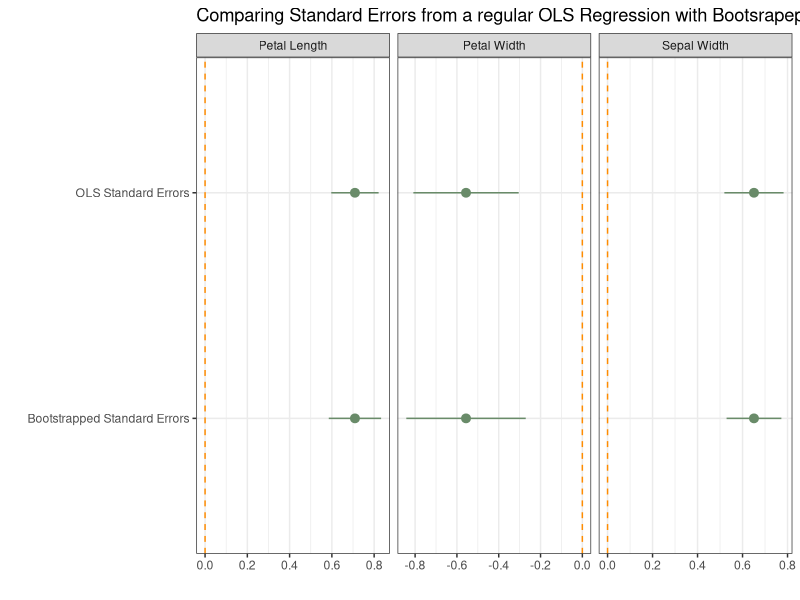

Reproduce this figure in R.
## ---- chunk 1
library(knitr)
knitr::opts_chunk$set(message = FALSE, warning = FALSE)
## ---- chunk 2
set.seed(4231)
## ---- chunk 3
library(dplyr)    
library(magrittr) 
library(purrr)
library(modelr)
library(ggplot2)
library(kableExtra)
## ---- chunk 4
head(iris) %>% 
  kable("html") %>% 
    kable_styling(bootstrap_options = c("striped", "hover", "condensed"), full_width = F)
## ---- chunk 5
m1 <- lm(Sepal.Length ~ Petal.Length + Petal.Width + Sepal.Width, data = iris)
summary(m1)
## ---- chunk 6
boot_iris <- iris %>% 
  bootstrap(10000)
## ---- chunk 7
boot_iris %>% 
    mutate(lm = map(strap, ~lm(Sepal.Length ~ Petal.Length + Petal.Width + Sepal.Width, data = .)),
           tidy = map(lm, broom::tidy)) -> boot_iris
## ---- chunk 8
boot_iris %>%
  pull(tidy) %>%
  map2_df(., seq(1, 10000), ~mutate(.x, resample = .y)) -> tidy_boot_iris

head(tidy_boot_iris)
## ---- chunk 9
tidy_boot_iris %>%
  # the term is the different species of flower
  group_by(term) %>%
  # summarise the bootstrapped standard error (standard deviation of the coefficients of the model parameters)
  summarise(boot_se = sd(estimate)) -> boot_se_m1

boot_se_m1
## ---- chunk 10
broom::tidy(m1) %>% select(std.error) %>% 
  cbind(boot_se_m1) %>% 
  select(-term) %>% 
  kable("html", col.names = c("OLS Standard Errors", "Bootstrapped Standard Errors")) %>%
  kable_styling(bootstrap_options = c("striped", "hover", "condensed"), full_width = F)
## ---- chunk 11
broom::tidy(m1) %>%
  mutate(category = "OLS Standard Errors") %>%
  bind_rows(., broom::tidy(m1) %>% select(-std.error) %>% left_join(., boot_se_m1 %>% rename(std.error = boot_se))) %>%
  mutate(category = ifelse(is.na(category), "Bootstrapped Standard Errors", category),
         tstat = estimate/std.error,
         pval = 1.975*pt(-abs(tstat),df=45), 
         lwr = estimate - 1.975*std.error,
         upr = estimate + 1.975*std.error) %>%
  filter(term != "(Intercept)") %>% 
  mutate(term = forcats::fct_recode(term,
                                    "Petal Length" = "Petal.Length",
                                    "Petal Width" = "Petal.Width",
                                    "Sepal Width" = "Sepal.Width")) %>%
  ggplot(.,aes(category, estimate, ymin = lwr, ymax = upr)) + 
  geom_pointrange(position = position_dodge(width = 1), colour = "darkseagreen4") +
  geom_hline(yintercept = 0, linetype = "dashed", colour = "darkorange") +
  labs(x = " ", y = " ",
       title = "Comparing Standard Errors from a regular OLS Regression with Bootsrapepd Standard Errors") +
  theme_bw() +
  facet_wrap(~term, scales = "free_x") +
  coord_flip() 
## ---- chunk 12
sessionInfo()
